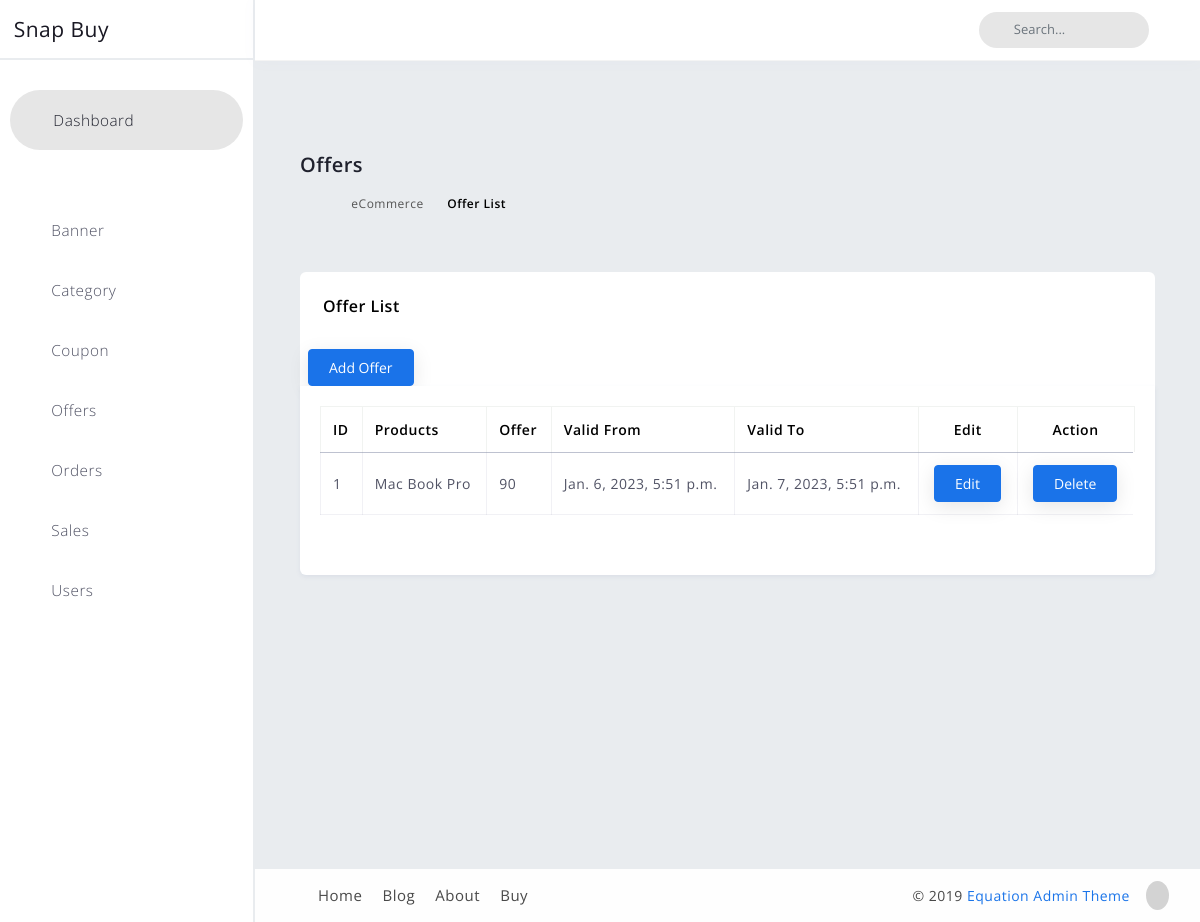
The page /myadmin/product-offer on the database as committed earlier.
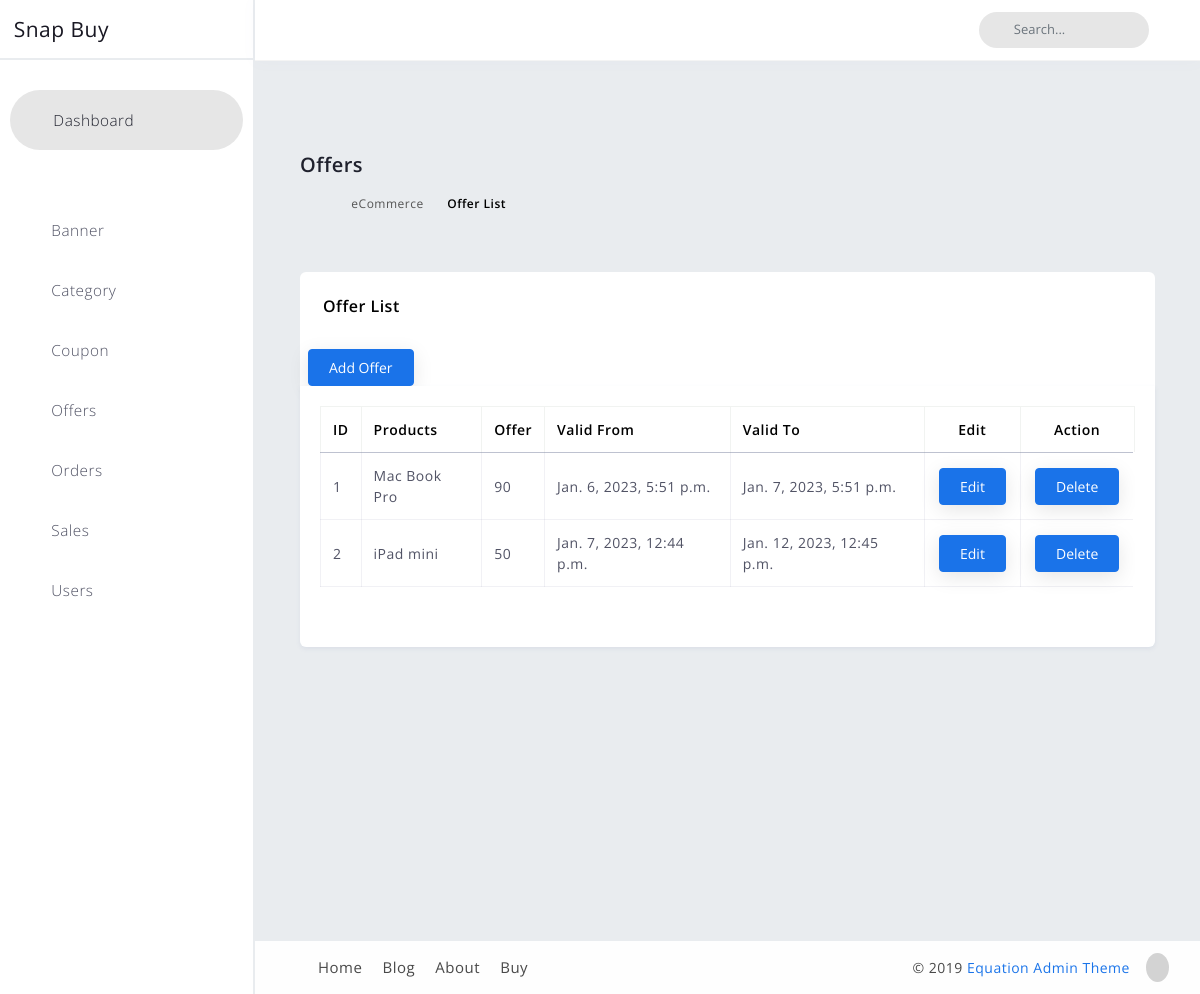
The same page on the database as committed later.
### category_adminside/models.py (models this page shows, shortened)
class ProductOffer(models.Model):
    product = models.ForeignKey(Product,on_delete=models.CASCADE)
    offer = models.IntegerField(validators=[MinValueValidator(1),MaxValueValidator(100)])
    valid_from = models.DateTimeField()
    valid_to = models.DateTimeField()

class Product(models.Model):
    product_name    = models.CharField(max_length=100)
    brand_name      = models.CharField(max_length=100)
    category_name   = models.ForeignKey(Category, on_delete=models.CASCADE)
    price           = models.PositiveIntegerField()
    ram             = models.CharField(max_length=100)
    color           = models.CharField(max_length=100)
    stock           = models.PositiveIntegerField(null=True)
    storage         = models.CharField(max_length=100)
    productimage    = models.ImageField(upload_to='product')
    image1          = models.ImageField(null = True, upload_to = 'sideimage1')
    image2          = models.ImageField(null = True, upload_to = 'sideimage2')
    specifications  = models.TextField()
    description     = models.TextField()
    discount_price  = models.PositiveIntegerField(null=True,blank=True)
    def __str__(self):
        return self.product_name

### myadmin/views.py (the view)
# urls.py: path('product-offer',views.product_offer,name='p_offer'),
def product_offer(request):
    p_offer = ProductOffer.objects.all()
    context = {
        'p_offer':p_offer
    }
    return render(request,'cat_adminside/productoffer.html',context)

### newcart/views.py (called while the page is built)
def _cart_id_(request):
    cart = request.session.session_key
    if not cart:
        cart = request.session.create()
    return cart

### templates/cat_adminside/productoffer.html (shortened to what the changed rows need)
{% extends 'cat_adminside/cat_adminbase.html' %}
{% load static %}
{% block blockcontent %}
        <div id="content" class="main-content">
            <div class="container">
                <div class="row margin-bottom-120">
                    <div class="col-xl-12 col-lg-12 col-md-12 col-sm-12 col-12">
                        <div class="statbox widget box box-shadow">
                            <div class="widget-content widget-content-area">
                                <div class="table-responsive mb-4">
                                    <table id="ecommerce-product-list" class="table  table-bordered">
                                        <thead>
                                            <tr>
                                                <th>ID</th>
                                                <th>Products</th>
                                                <th>Offer</th>
                                                <th>Valid From</th>
                                                <th>Valid To</th>
                                                <th class="align-center">Edit</th>
                                                <th class="align-center">Action</th>
                                            </tr>
                                        </thead>
                                        <tbody>
                                            {% for p in p_offer %}
                                            <tr>
                                                <td>{{forloop.counter}}</td>
                                                <td>{{p.product}}</td>
                                                <td>{{p.offer}}</td>
                                                <td>
                                                    {{p.valid_from}}
                                                </td>
                                                <td>{{p.valid_to}}</td>
                                                <td class="align-center">
                                                    <ul class="table-controls">
                                                        <li>
                                                            <a href="{% url 'edit_prod_offer' p.id %}"><button type="button" onclick="return ofdelete()" class="btn btn-primary" >Edit</button></a>
                                                        </li>
                                                    </ul>
                                                </td>
                                                <td class="align-center">
                                                    <ul class="table-controls">
                                                        <li>
                                                            <a href="{% url 'prodoffer_delete' p.id %}"><button type="button" class="btn btn-primary" onclick="return confirm('Delete Product Offer?')">Delete</button></a>
                                                        </li>
                                                    </ul>
                                                </td>
                                            </tr>
                                            {% endfor %}
                                        </tbody>
                                    </table>
                                </div>
                            </div>
                        </div>
                    </div>
                </div>
            </div>
        </div>
    </div>
    {% endblock  %}

Rows that differ between the two databases and show on the page:
added ProductOffer: product "iPad mini", offer "50", valid_from "Jan. 7, 2023, 12:44 p.m.", valid_to "Jan. 12, 2023, 12:45 p.m."
